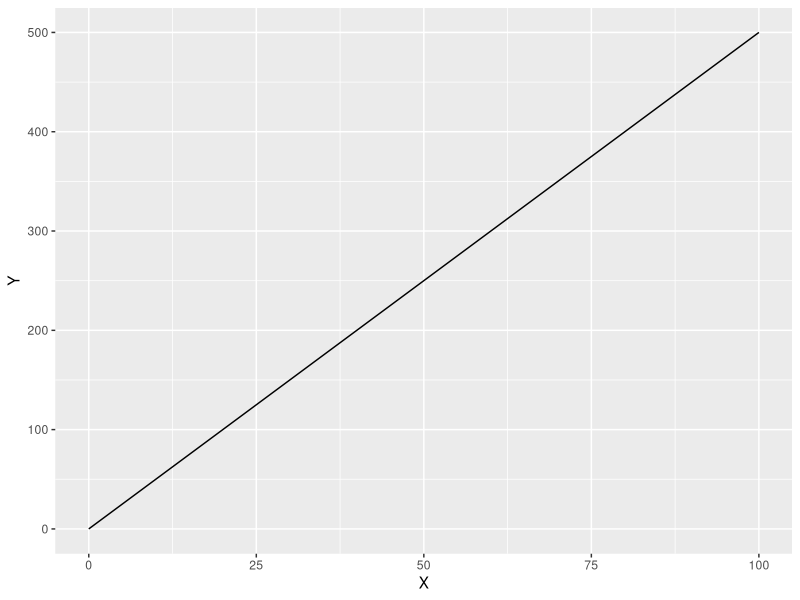
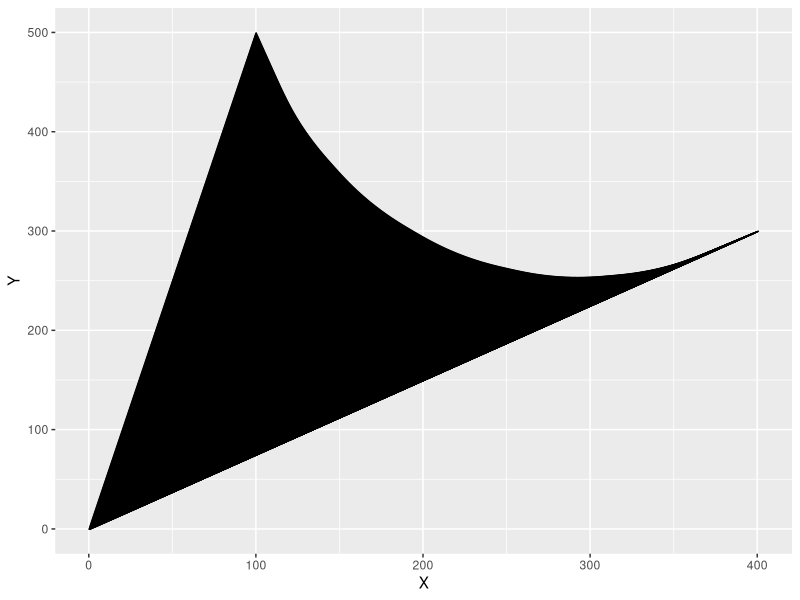

Generate these figures, in order, with R:
## ---- chunk 1

#Library install and load in.#
`Required Packages` <- c("flexdashboard","knitr","purrr","readr","tidyverse","extrafont","leaflet","leafem","crosstalk","DT","summarywidget") 
`New Packages` <- `Required Packages`[!(`Required Packages` %in% installed.packages()[,"Package"])]
if(length(`New Packages`)) install.packages(`New Packages`)
invisible(suppressPackageStartupMessages(suppressWarnings(lapply(`Required Packages`, require, character.only=T))))

## ---- chunk 2
#Creating the data frame===
data <- data.frame(X = seq(0,100,0.1),
                   Y = seq(0,500.2,0.5),
                   Xend = seq(1,401.2,0.4),
                   Yend = seq(0,300.2,0.3))
## ---- chunk 3
#Plotting lines
lineplot <- data %>%
  ggplot(aes(x = X, y = Y)) + 
  geom_line()

#Viewing it===
lineplot 
## ---- chunk 4
#Plotting lines
curveplot <- data %>%
  ggplot(aes(x = X, y = Y)) + 
  geom_curve(aes(xend = Xend, yend = Yend), data = data)

#Viewing it===
curveplot 
